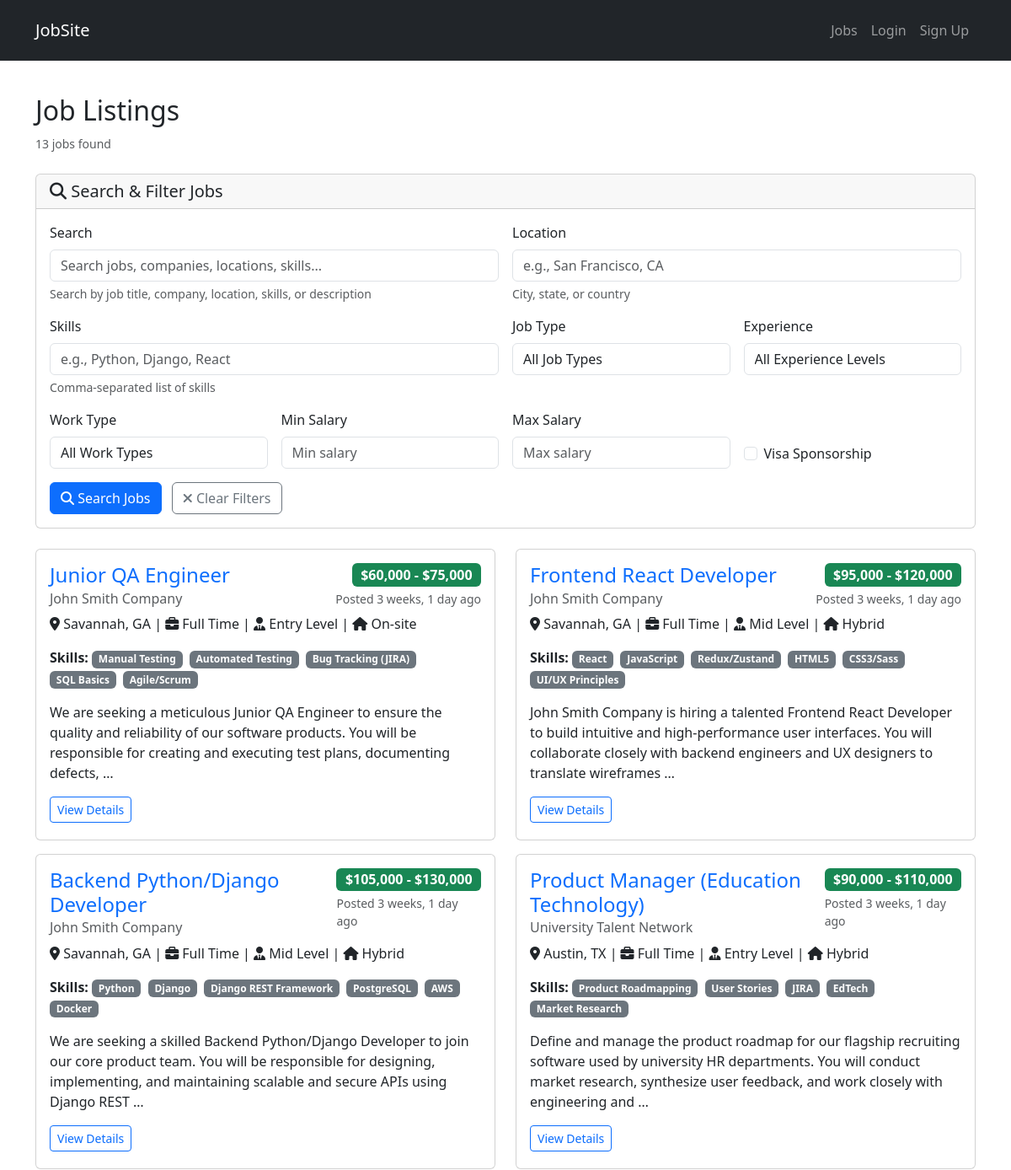
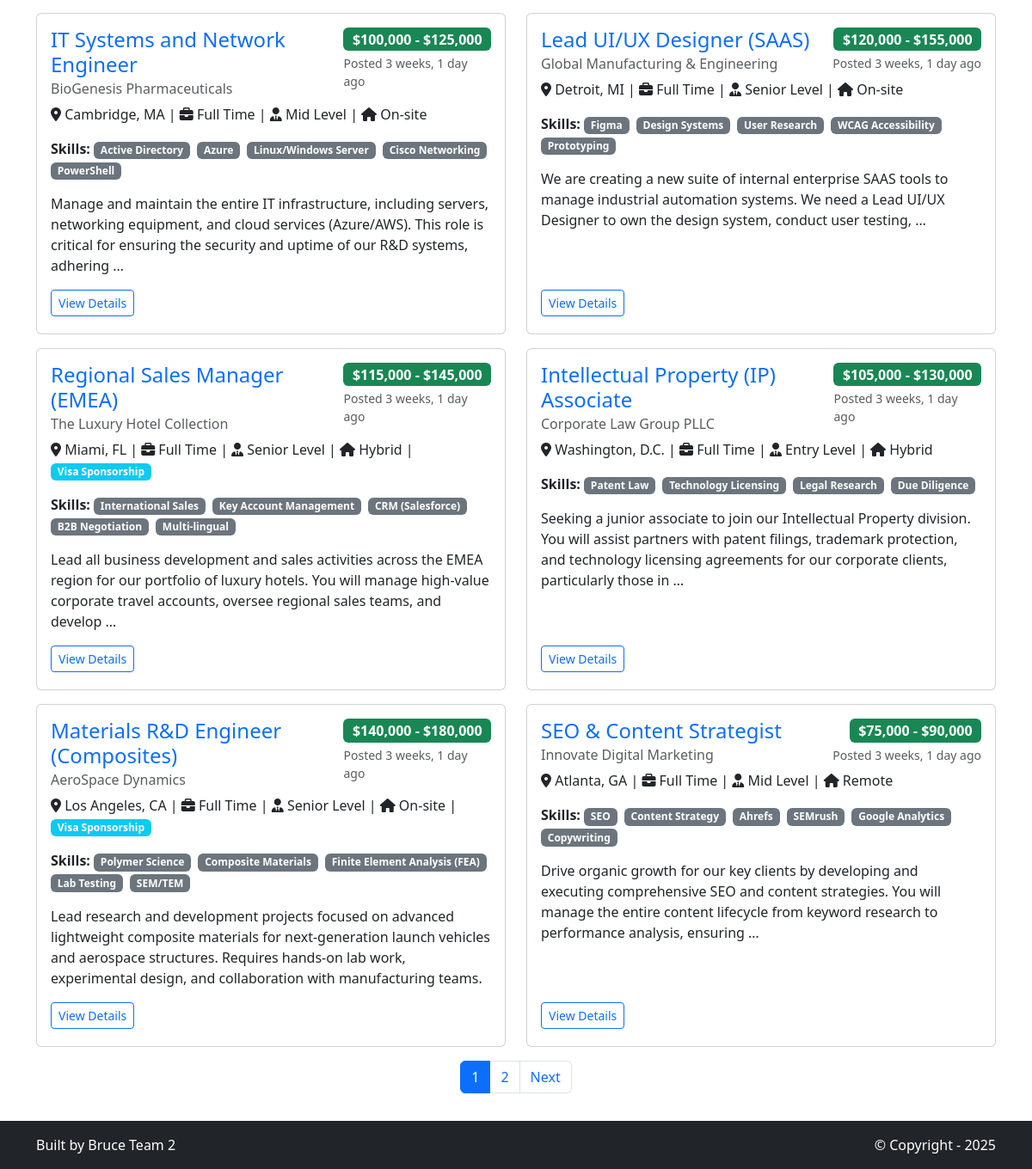
The app's page /jobs/, older data (2 pictures, top to bottom).
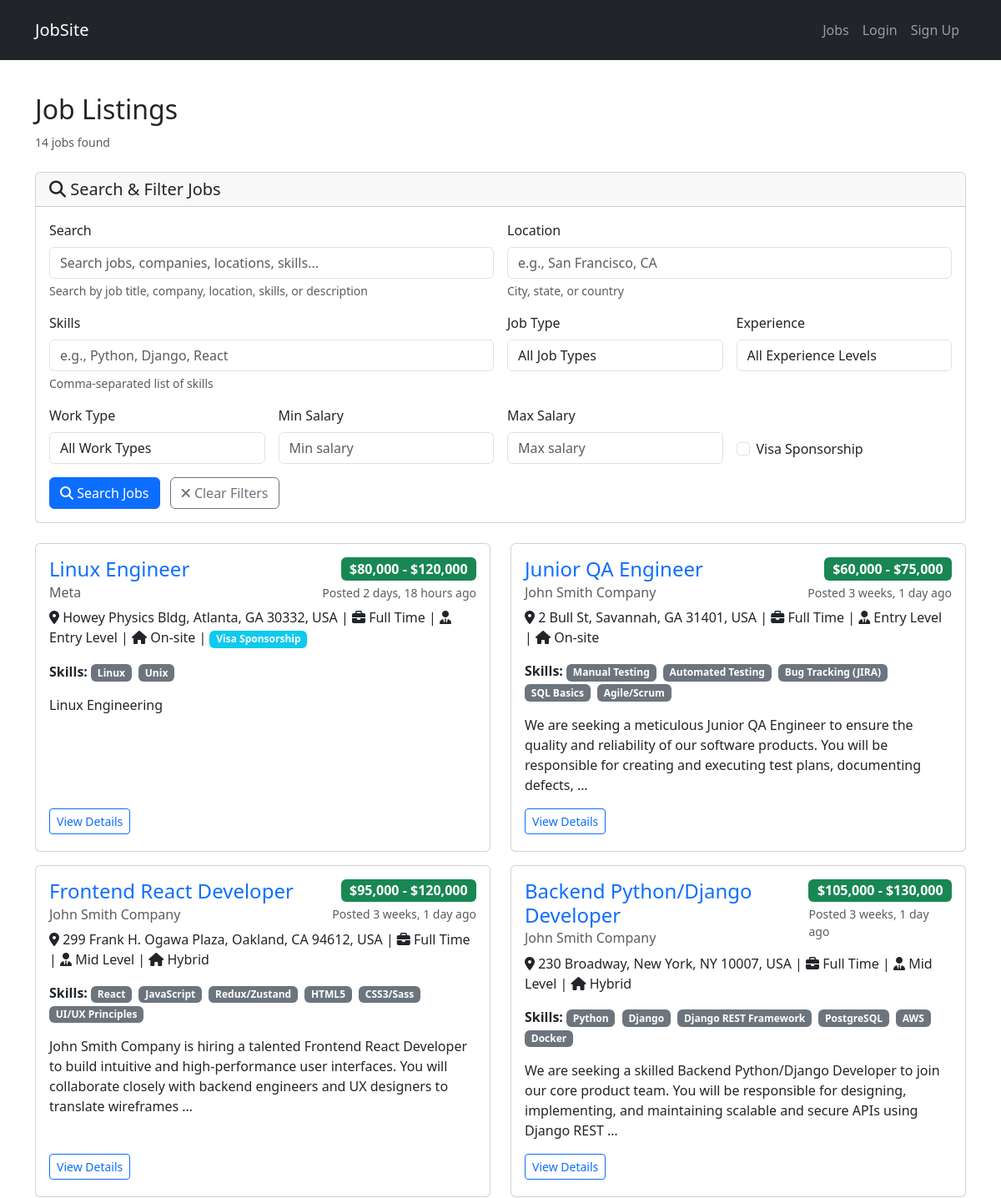
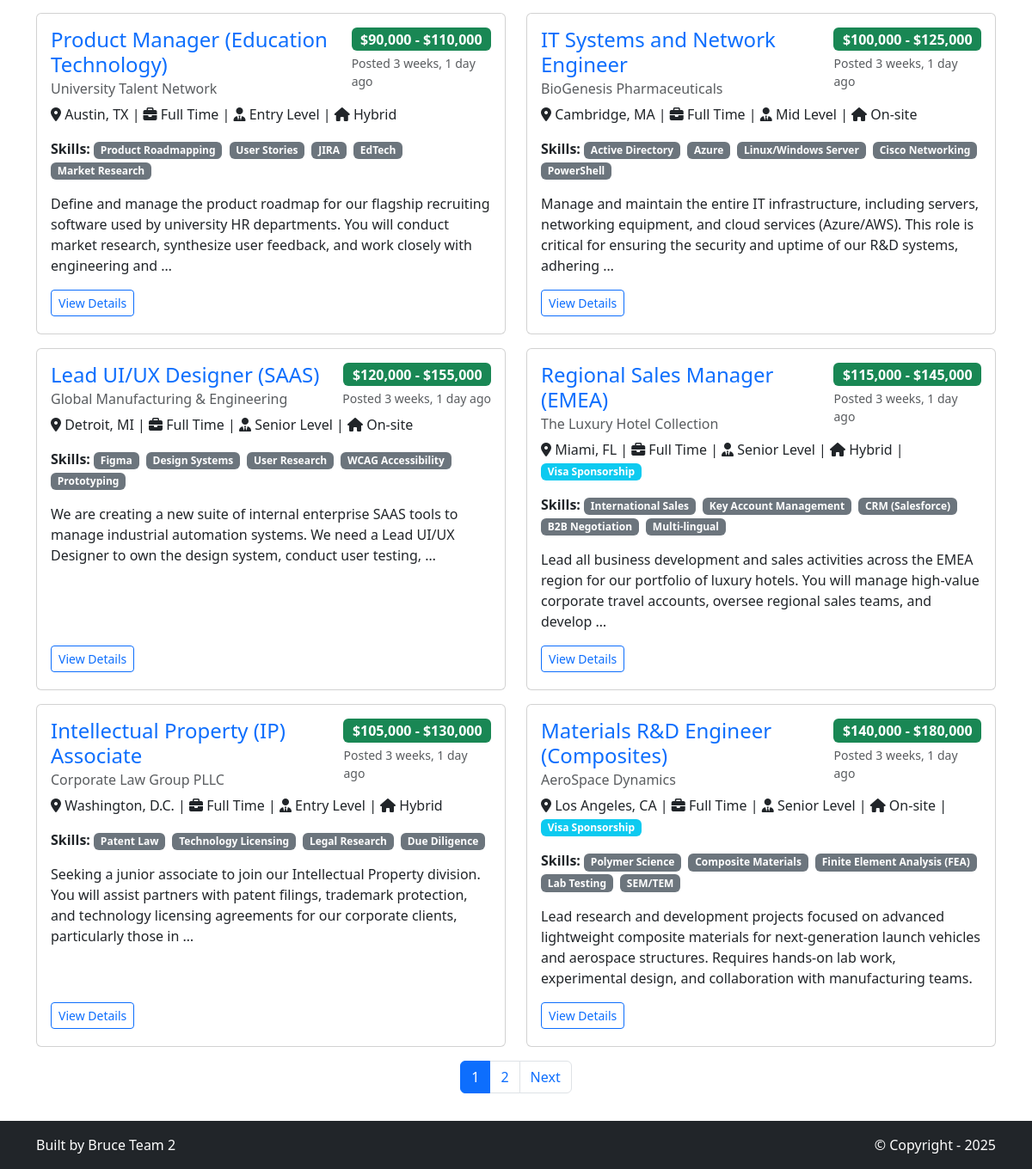
The same page, newer data (2 pictures, top to bottom).
### jobs/models.py (models this page shows, shortened)
class Job(models.Model):
    JOB_TYPES = [
        ('full-time', 'Full Time'),
        ('part-time', 'Part Time'),
        ('contract', 'Contract'),
        ('internship', 'Internship'),
        ('freelance', 'Freelance'),
    ]
    EXPERIENCE_LEVELS = [
        ('entry', 'Entry Level'),
        ('mid', 'Mid Level'),
        ('senior', 'Senior Level'),
        ('executive', 'Executive'),
    ]
    WORK_TYPES = [
        ('remote', 'Remote'),
        ('onsite', 'On-site'),
        ('hybrid', 'Hybrid'),
    ]
    title = models.CharField(max_length=200)
    company = models.CharField(max_length=200)
    location = models.CharField(max_length=200)
    job_type = models.CharField(max_length=20, choices=JOB_TYPES, default='full-time')
    experience_level = models.CharField(max_length=20, choices=EXPERIENCE_LEVELS, default='entry')
    work_type = models.CharField(max_length=20, choices=WORK_TYPES, default='onsite')
    skills = models.TextField(blank=True, help_text="Comma-separated list of required skills")
    salary_min = models.DecimalField(max_digits=10, decimal_places=2, null=True, blank=True)
    salary_max = models.DecimalField(max_digits=10, decimal_places=2, null=True, blank=True)
    visa_sponsorship = models.BooleanField(default=False, help_text="Does this position offer visa sponsorship?")
    description = models.TextField()
    requirements = models.TextField()
    benefits = models.TextField(blank=True)
    posted_by = models.ForeignKey(User, on_delete=models.CASCADE, related_name='posted_jobs')
    created_at = models.DateTimeField(default=timezone.now)
    updated_at = models.DateTimeField(auto_now=True)
    is_active = models.BooleanField(default=True)
    application_deadline = models.DateField(null=True, blank=True)
    class Meta:
        ordering = ['-created_at']
    @property
    def salary_range(self):
        if self.salary_min and self.salary_max:
            return f"${self.salary_min:,.0f} - ${self.salary_max:,.0f}"
        elif self.salary_min:
            return f"${self.salary_min:,.0f}+"
        elif self.salary_max:
            return f"Up to ${self.salary_max:,.0f}"
        else:
            return "Salary not specified"
    @property
    def skills_list(self):
        if self.skills:
            return [skill.strip() for skill in self.skills.split(',') if skill.strip()]
        return []

### jobs/views.py (the view, shortened to what this page needs)
# urls.py: path('', views.job_list, name='jobs.list'),
def job_list(request):
    search_form = JobSearchForm(request.GET)
    recommended = request.GET.get("recommended") == "true"
    if recommended:
        jobs = get_recommended_jobs(request)
    else:
        jobs = Job.objects.filter(is_active=True)
    if search_form.is_valid():
        search_query = search_form.cleaned_data.get('search')
        location = search_form.cleaned_data.get('location')
        if location:
            jobs = jobs.filter(location__icontains=location)
        skills = search_form.cleaned_data.get('skills')
        job_type = search_form.cleaned_data.get('job_type')
        if job_type:
            jobs = jobs.filter(job_type=job_type)
        experience_level = search_form.cleaned_data.get('experience_level')
        if experience_level:
            jobs = jobs.filter(experience_level=experience_level)
        work_type = search_form.cleaned_data.get('work_type')
        if work_type:
            jobs = jobs.filter(work_type=work_type)
        salary_min = search_form.cleaned_data.get('salary_min')
        salary_max = search_form.cleaned_data.get('salary_max')
        if salary_min:
            jobs = jobs.filter(
                models.Q(salary_min__gte=salary_min) |
                models.Q(salary_max__gte=salary_min) |
                models.Q(salary_min__isnull=True, salary_max__gte=salary_min)
            )
        if salary_max:
            jobs = jobs.filter(
                models.Q(salary_max__lte=salary_max) |
                models.Q(salary_min__lte=salary_max) |
                models.Q(salary_max__isnull=True, salary_min__lte=salary_max)
            )
        visa_sponsorship = search_form.cleaned_data.get('visa_sponsorship')
        if visa_sponsorship:
            jobs = jobs.filter(visa_sponsorship=True)
    paginator = Paginator(jobs, 10)  # Show 10 jobs per page
    page_number = request.GET.get('page')
    page_obj = paginator.get_page(page_number)
    template_data = {
        'title': 'Recommended Jobs' if recommended else 'Job Listings',
        'page_obj': page_obj,
        'search_form': search_form,
        'total_jobs': jobs.count(),
        'recommended': recommended,
    }
    return render(request, 'jobs/job_list.html', {'template_data': template_data})

### jobs/templates/jobs/job_list.html (shortened to what the changed rows need)
{% extends 'base.html' %}
{% block content %}
<div class="p-3 mt-4">
  <div class="container">
    <div class="row">
      <div class="col-12">
        <div class="d-flex justify-content-between align-items-center mb-4">
          <div>
            <h2>{% if template_data.recommended %}Recommended Jobs{% else %}Job Listings{% endif %}</h2>
            {% if template_data.total_jobs %}
            <small class="text-muted">{{ template_data.total_jobs }} job{{ template_data.total_jobs|pluralize }}
              found</small>
            {% endif %}
          </div>
        </div>
        {% if template_data.page_obj %}
        <div class="row">
          {% for job in template_data.page_obj %}
          <div class="col-lg-6 mb-3">
            <div class="card h-100">
              <div class="card-body d-flex flex-column">
                <div class="row">
                  <div class="col-md-12">
                    <div class="d-flex gap-2 justify-content-between">
                      <div>
                        <h4 class="card-title">
                          <a href="{% url 'jobs.detail' job.id %}" class="text-decoration-none">
                            {{ job.title }}
                          </a>
                        </h4>
                        <h6 class="card-subtitle mb-1 text-muted">{{ job.company }}</h6>
                      </div>
                      <div class="d-flex flex-column align-items-end">
                        <span class="badge bg-success fs-6 mb-1">{{ job.salary_range }}</span>
                        <small class="text-muted">Posted {{ job.created_at|timesince }} ago</small>
                      </div>
                    </div>
                  </div>
                </div>
                <div class="row d-flex flex-column flex-grow-1 my-1">
                  <div class="col-md-12 flex-grow-1">
                    <p class="card-text">
                      <i class="fas fa-map-marker-alt"></i> {{ job.location }} |
                      <i class="fas fa-briefcase"></i> {{ job.get_job_type_display }} |
                      <i class="fas fa-user-tie"></i> {{ job.get_experience_level_display }} |
                      <i class="fas fa-home"></i> {{ job.get_work_type_display }}
                      {% if job.visa_sponsorship %}
                      | <span class="badge bg-info">Visa Sponsorship</span>
                      {% endif %}
                    </p>
                    {% if job.skills_list %}
                    <p class="card-text">
                      <strong>Skills:</strong>
                      {% for skill in job.skills_list %}
                      <span class="badge bg-secondary me-1">{{ skill }}</span>
                      {% endfor %}
                    </p>
                    {% endif %}
                    <p class="card-text">{{ job.description|truncatewords:30 }}</p>
                  </div>
                  <div class="col-md-12">
                    <div class="mt-3">
                      <a href="{% url 'jobs.detail' job.id %}" class="btn btn-outline-primary btn-sm me-2">
                        View Details
                      </a>
                    </div>
                  </div>
                </div>
              </div>
            </div>
          </div>
          {% endfor %}
        </div>
        {% if template_data.page_obj.has_other_pages %}
        <nav aria-label="Job listings pagination">
          <ul class="pagination justify-content-center">
            {% for num in template_data.page_obj.paginator.page_range %}
            {% if template_data.page_obj.number == num %}
            <li class="page-item active">
              <span class="page-link">{{ num }}</span>
            </li>
            {% elif num > template_data.page_obj.number|add:'-3' and num < template_data.page_obj.number|add:'3' %} <li
              class="page-item">
                <a class="page-link"
                  href="?page={{ num }}{% for key, value in request.GET.items %}{% if key != 'page' %}&{{ key }}={{ value }}{% endif %}{% endfor %}">
                  {{ num }}
                </a>
              </li>
              {% endif %}
              {% endfor %}
          </ul>
        </nav>
        {% endif %}
        {% else %}
        <div class="text-center py-5">
          <i class="fas fa-search fa-3x text-muted mb-3"></i>
          <h4>No jobs found</h4>
          <p class="text-muted">Try adjusting your search criteria or check back later for new opportunities.</p>
        </div>
        {% endif %}
      </div>
    </div>
  </div>
</div>
{% endblock content %}

Row changes from the older to the newer data that the page shows:
no longer on this page (row unchanged): Job: title "SEO & Content Strategist", company "Innovate Digital Marketing", salary_range "$75,000 - $90,000", created_at "3 weeks, 1 day", location "Atlanta, GA", job_type "Full Time", experience_level "Mid Level", work_type "Remote", skills_list "SEO" "Content Strategy" "Ahrefs" "SEMrush" "Google Analytics" "Copywriting", description "Drive organic growth for our key clients by developing and executing comprehensive SEO and content strategies. You will manage the entire content lifecycle from keyword research to performance analysis, ensuring …"
added Job: title "Linux Engineer", company "Meta", salary_range "$80,000 - $120,000", created_at "2 days, 18 hours", location "Howey Physics Bldg, Atlanta, GA 30332, USA", job_type "Full Time", experience_level "Entry Level", work_type "On-site", visa_sponsorship "Visa Sponsorship", skills_list "Linux" "Unix", description "Linux Engineering"
changed Job "Junior QA Engineer": location "Savannah, GA" → "2 Bull St, Savannah, GA 31401, USA"
changed Job "Frontend React Developer": location "Savannah, GA" → "299 Frank H. Ogawa Plaza, Oakland, CA 94612, USA"
changed Job "Backend Python/Django Developer": location "Savannah, GA" → "230 Broadway, New York, NY 10007, USA"
Text that changed along with them:
{{ template_data.total_jobs }}: "13" → "14"
